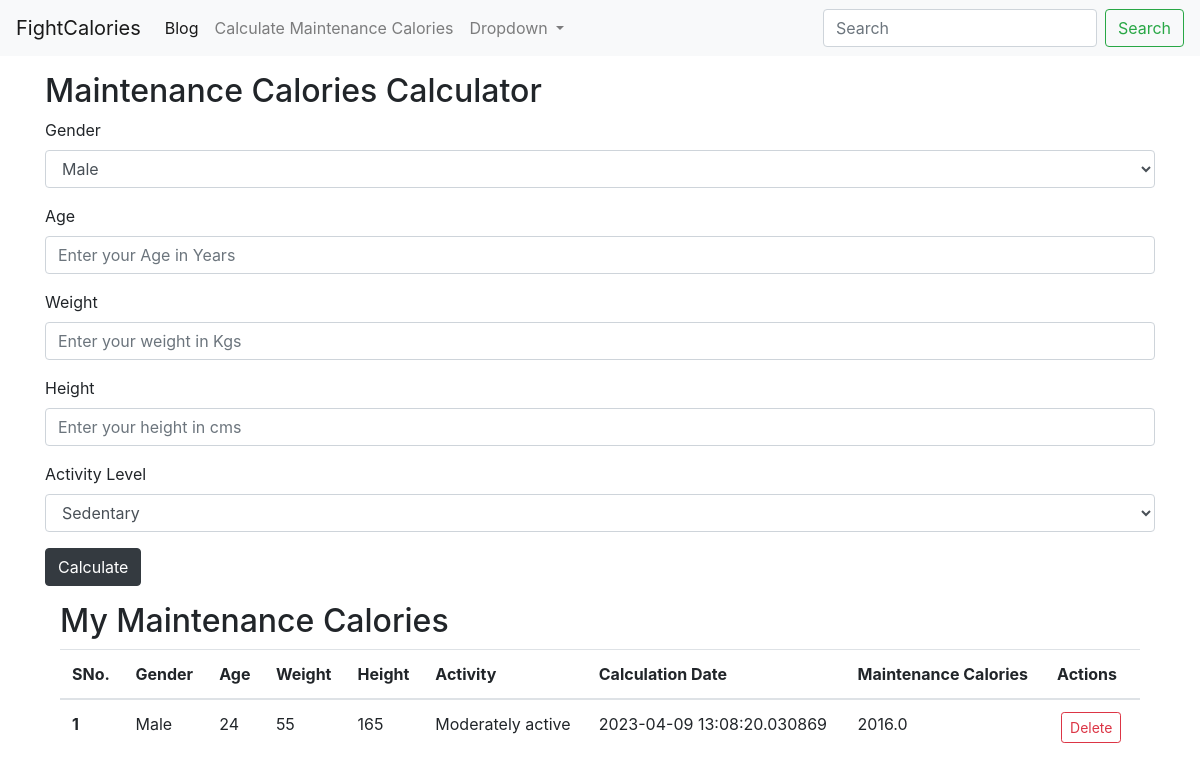
The app's page /maintenance with its own data.
### app.py (models this page shows, shortened)
class maint(db.Model):
    sno = db.Column(db.Integer, primary_key=True)
    my_gender = db.Column(db.String(200), nullable=False)
    my_weight = db.Column(db.Integer, nullable=False)
    my_height = db.Column(db.Integer, nullable=False)
    my_activity = db.Column(db.String(200), nullable=False)
    my_age = db.Column(db.Integer, nullable=False)
    date_created = db.Column(db.DateTime, default=datetime.utcnow)
    my_maint = db.Column(db.Float, nullable=False)

### app.py (the view, shortened to what this page needs)
@app.route('/maintenance', methods=['GET', 'POST'])
def maintenance():
    allmaint = maint.query.all()
    return render_template('calculateMaintenance.html', allmaint=allmaint)

### templates/calculateMaintenance.html (shortened to what this page needs)
{% extends 'base.html' %}
{% block body %}
<div class="container my-3">
    <h2>Maintenance Calories Calculator</h2>
    <form action="/maintenance" method="POST">
        <div class="form-group">
            <label for="gender">Gender</label>
            <select class="form-control" name="gender" id="gender">
              <option>Male</option>
            </select>
          </div>
          <div class="form-group">
            <label for="age">Age</label>
            <input type="number" class="form-control" name="age" id="age" placeholder="Enter your Age in Years">
        </div>
        <div class="form-group">
            <label for="weight">Weight</label>
            <input type="number" class="form-control" name="weight" id="weight" placeholder="Enter your weight in Kgs">
        </div>
        <div class="form-group">
            <label for="desc">Height</label>
            <input type="number" class="form-control" name="height" id="desc" placeholder="Enter your height in cms">
        </div>
        <div class="form-group">
            <label for="exampleFormControlSelect1">Activity Level</label>
            <select class="form-control" name="activity" id="exampleFormControlSelect1">
              <option>Sedentary</option>
            </select>
          </div>
        <button type="submit" class="btn btn-dark">Calculate</button>
    </form>
    <div class="container my-3">
      {% if allmaint|length == 0 %}
      <div class="alert alert-dark" role="alert">
          Enter details above to calculate your maintenance calories..
      </div>
      {% else %}
      <h2>My Maintenance Calories</h2>
      <table class="table">
          <thead>
              <tr>
                  <th scope="col">SNo.</th>
                  <th scope="col">Gender</th>
                  <th scope="col">Age</th>
                  <th scope="col">Weight</th>
                  <th scope="col">Height</th>
                  <th scope="col">Activity</th>
                  <th scope="col">Calculation Date</th>
                  <th scope="col">Maintenance Calories</th>
                  <th scope="col">Actions</th>
              </tr>
          </thead>
          <tbody>
              {% for Maint in allmaint %}
              <tr>
                  <th scope="row">{{loop.index}}</th>
                  <td>{{Maint.my_gender}}</td>
                  <td>{{Maint.my_age}}</td>
                  <td>{{Maint.my_weight}}</td>
                  <td>{{Maint.my_height}}</td>
                  <td>{{Maint.my_activity}}</td>
                  <td>{{Maint.date_created}}</td>
                  <td>{{Maint.my_maint}}</td>
                  <td>
                          <a href="maintenance/delete/{{Maint.sno}}" type="button"
                              class="btn btn-outline-danger btn-sm mx-1">Delete</button>
                  </td>
              </tr>
              {% endfor %}
          </tbody>
      </table>
  </div my-3>
  {% endif %}
</div my-3>
{% endblock body %}

### records on screen
maint: my_gender "Male", my_age "24", my_weight "55", my_height "165", my_activity "Moderately active", date_created "2023-04-09 13:08:20.030869", my_maint "2016.0"
